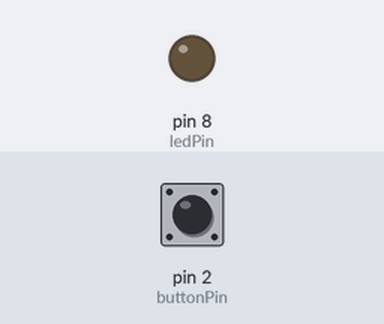
A sketch run on a simulated Arduino Uno, built with avr-gcc and run on an emulated ATmega328P. On the bench: output pins drawn as LEDs (lit = HIGH). Inputs (shaded band) come from the test bench; at power-on: pin 2 (buttonPin) LOW. What the sketch prints to the serial monitor is not drawn.

Above: at 1.2 s.
1.3 s: pin 2 (buttonPin) pulled HIGH for 0.15 s
At 1.42 s:
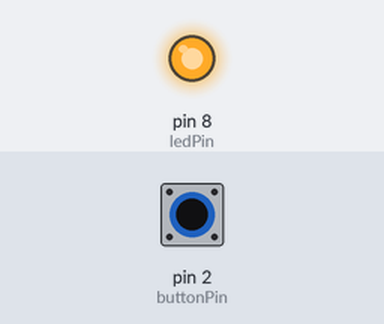
3.0 s: pin 2 (buttonPin) pulled HIGH for 3.2 s
At 6.6 s:
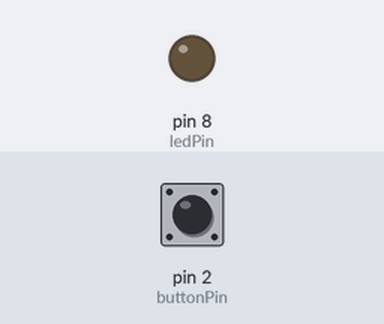
Timing chart, 0 to 8.1 s (numbered marks = the images above; inputs shaded):
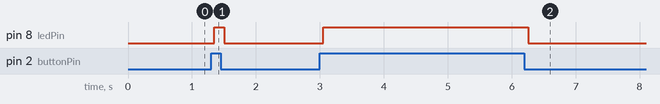

Measured:
- after the input at 1.3 s, pin 8 (ledPin): LOW → HIGH after 0.05 s, → LOW 0.15 s later
- after the input at 3.0 s, pin 8 (ledPin): LOW → HIGH after 0.05 s, → LOW 3.2 s later

The sketch:

Button_State_with_led.ino
```cpp
/*this program will read whether a button on pin 2 has been pressed,
print the raw value to the serial monitor, and turn on an led*/
//-------------------------------------------------------------
const int buttonPin = 2;
int buttonState = 0;
int ledPin = 8; //initialize led variable

void setup() {
  Serial.begin(9600); //setting the baud (speed) to 9600
  pinMode(buttonPin, INPUT);
  pinMode(ledPin, OUTPUT);           //set pin 8 to mode 'output'

}

void loop() {
  // read the state of the pushbutton value:
  buttonState = digitalRead(buttonPin);

  //print buttonState to serial monitor with a loop delay of 50ms
  Serial.print(buttonState);
  delay(50);

  //turn on led if button state is 1:
  if (buttonState == 1) {
    digitalWrite(ledPin, HIGH);    //turn LED on
  }
  else {
    digitalWrite(ledPin, LOW);     //turn LED off
  }

}
```
